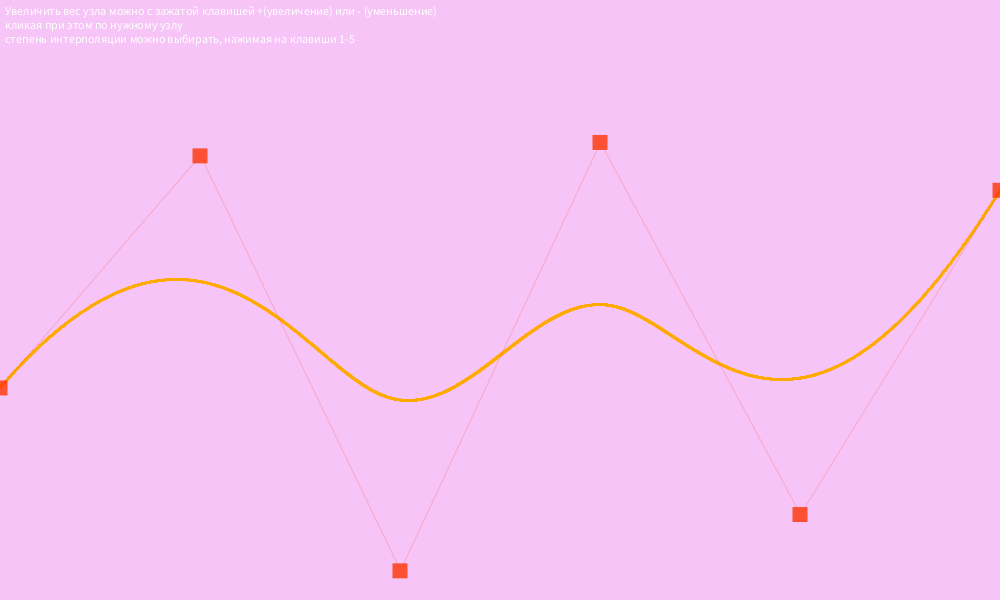
Frame 1 (no input)
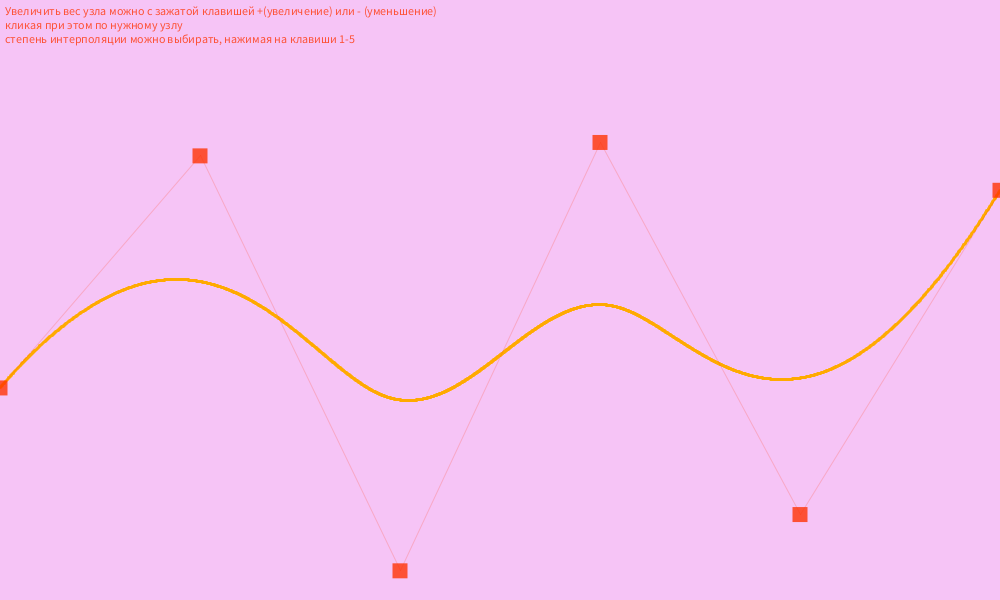
Frame 60 (the mouse pressed at the canvas centre just before this capture)
Frame 120 (the mouse held since frame 60 and released just before this capture): identical to frame 60, image omitted

The Processing sketch that drew these frames (run headless with seeded random() and noise(); from frame 60 on, the mouse is pressed at the canvas centre):

// Processing sketch: lab7
// ── lab7.pde
//Слесарева Д.С. м80-307б
//Вариант 16
//NURB-кривая. n = 6, k = 3. Узловой вектор неравномерный. Веса точек различны и модифицируются.NURB-кривая. n = 6, k = 3. Узловой вектор неравномерный. Веса точек различны и модифицируются.

PVector tmp = new PVector(0, 0);
PVector prev = new PVector(0, 0);

//количество узлов
int pNum = 6;
//начальная степень
int deg = 3;
//максимальная степень
int degMax = 6;
PVector[] p = new PVector[pNum];//вектор точек
float w[] = new float[pNum];//вектор весов точек
int m = pNum + degMax + 1; //количество узлов
float nVec[] = new float[m]; //вектор узлов
int selected; //индекс выбранного узла
int wKey; //выбранная клавиша


void setup() {
  size(1000, 600);
  colorMode(RGB, 255);
  //вычисление случайных кординат точек  
  for (int i = 0; i<pNum; i++) {
    p[i] = new PVector((float)i/(float)(pNum-1)*width, random(height));
    w[i] = 1.0;
  }
  //заполнение вектора узлов
  m = pNum + deg + 1;
  for (int i = 0; i<m; i++) {
    if (i<deg+1) nVec[i] = 0;
    else if (i > m - (deg+1)) nVec[i] = m - 1 - 2 * deg;
    else nVec[i] = i - deg;
  }
  //сглаживание
  smooth();
}

//отрисовка точек
void drawNode() {
  int i;
  rectMode(CENTER);        
  int rectL = 15;               
  for (i=0; i<pNum; i++) {
    if (w[i] == 0) { //размер точки зависит от ее веса
      stroke(255, 50, 0, 200); 
      noFill(); 
      rect(p[i].x, p[i].y, rectL, rectL);
    } else {//при увеличении веса размер увеличивается
      noStroke();                   
      fill(255, 50, 0, 200);           
      rect(p[i].x, p[i].y, (float)rectL*w[i], (float)rectL*w[i]);
    }
  }

  strokeWeight(1);        
  fill(255, 50, 0, 200);   
  noFill();
  //соединение точек линиями
  stroke(255, 50, 0, 50);  
  for (i=0; i<pNum-1; i++) {
    line(p[i].x, p[i].y, p[i+1].x, p[i+1].y);
  }
}

//рекурсивная функция вычисления значения функции сплайна по параметру
float calc(int i, int k, float t) {
  float val;
  float w1 = 0.0, w2 = 0.0;
  if (k==0) {
    if (nVec[i] <= t && t < nVec[i+1]) val = 1.0;
    else val = 0.0;
  } else {
    if ((nVec[i+k+1]-nVec[i+1])!=0)  
      w1 = calc(i+1, k-1, t) * (nVec[i+k+1] - t) / (nVec[i+k+1] - nVec[i+1]);
    if ((nVec[i+k]-nVec[i])!=0)  
      w2 = calc(i, k-1, t) * (t - nVec[i]) / (nVec[i+k] - nVec[i]);
    val = w1 + w2;
  }
  return val;
}
//функция отрисовки кривой
void drawNURBS() {
  float[] b = new float[pNum];

  for (float t=nVec[deg]; t < nVec[m-deg-1]; t += 0.001) {
    stroke(255, 170, 0);
    strokeWeight(2.5);
    tmp = new PVector(0, 0);
    float wp = 0;
    for (int j =0; j<pNum; j++) {
      b[j] = calc(j, deg, t);

      tmp.x += p[j].x * b[j] * w[j];
      tmp.y += p[j].y * b[j] * w[j];

      wp += b[j] * w[j];
    }
    tmp.x /= wp;
    tmp.y /= wp;

    if (t != nVec[deg] && t != nVec[m-deg-1] && ((tmp.x!= -1) && (prev.x != -1))) {
      line(tmp.x, tmp.y, prev.x, prev.y);
    }
    prev.set(tmp);
  }
}


void draw() {  
  background(246, 196, 246);
  
  textSize(12); 
  text ("Увеличить вес узла можно с зажатой клавишей +(увеличение) или - (уменьшение)\nкликая при этом по нужному узлу\nстепень интерполяции можно выбирать, нажимая на клавиши 1-5", 5, 15);
  stroke(255, 50, 0);
  drawNURBS();
  drawNode();
}
//обработчик нажатия мыши   
void mousePressed() {
  selected = -1;
  float minD = 10;
  int i;
  for (i=0; i<pNum; i++) {
    //если мышь находится в момент нажатия на одной из точек мы запоминаем индекс этой точки
    float d = dist(mouseX, mouseY, p[i].x, p[i].y);
    float scale = (w[i]>1.)?w[i]:1.;
    if (d < minD*scale) {
      minD = d;
      selected = i;
    }
  }
  //и при нажатии на точку с зажатыми клавишами +- мы можем менять ее вес
  if (selected != -1) {
    if (wKey == 1) {
      println("up");
      w[selected] += 0.2;
    } else if (wKey == 2) {
      w[selected] -= 0.2;
      if (w[selected] <= 0) w[selected] = 0;
    } else {

      p[selected].x = mouseX;
      p[selected].y = mouseY;
    }
  }
}

//обработчик движения мыши
void mouseDragged() {
  if (selected != -1) { //перетягивание точки
    p[selected].x = mouseX;
    p[selected].y = mouseY;
  }
}

//обработчик нажатия на клавиатуру
void keyPressed() {
  if (key == '+') {
    println('!');
    wKey = 1;
  }
  if (key == '-') {
    wKey = 2;
  }
  switch(keyCode) {
  case 49:
  case 50:
  case 51:
  case 52:
  case 53:
  case 54://изменение степени интерполяции
    deg = keyCode - 48;
    m = pNum + deg + 1;
    for (int i = 0; i<m; i++) {
      if (i<deg+1) nVec[i] = 0;
      else if (i > m - (deg+1)) nVec[i] = m - 1 - 2 * deg;
      else nVec[i] = i - deg;
    }
    break;
  }
}


void keyReleased() {
  wKey = 0;
}
